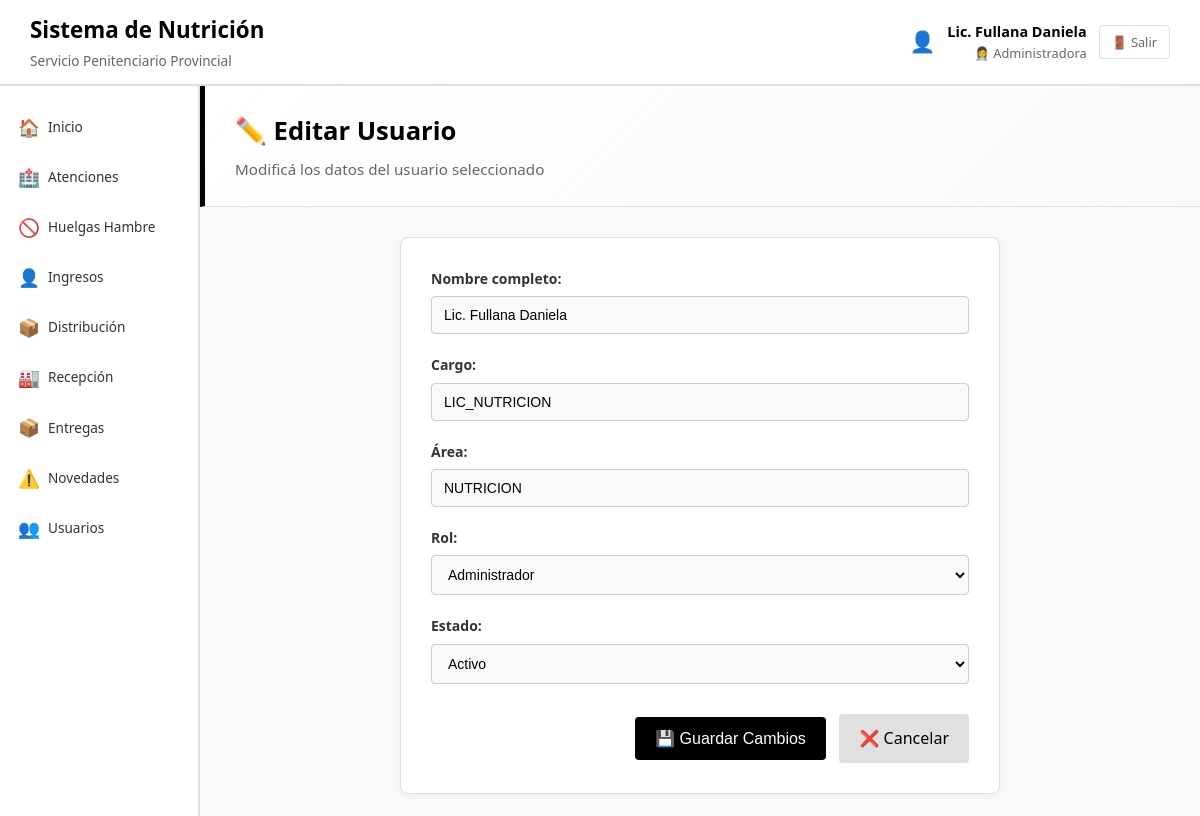
The app's page /users/editar.php?id=1 (signed in) with its own data.
### tables this page shows
CREATE TABLE IF NOT EXISTS usuarios (
    id_usuario INT AUTO_INCREMENT PRIMARY KEY,
    nombre_usuario VARCHAR(100) NOT NULL,
    cargo VARCHAR(50) NOT NULL,
    area VARCHAR(50) NOT NULL,
    permisos ENUM('ADMIN', 'NUTRICION', 'ADMINISTRATIVO', 'GUARDIA') NOT NULL,
    fecha_alta DATE NOT NULL,
    usuario_login VARCHAR(50) UNIQUE NOT NULL,
    password_hash VARCHAR(255) NOT NULL,
    ultimo_acceso DATETIME NULL,
    estado VARCHAR(10) DEFAULT 'ACTIVO',
    fecha_creacion DATETIME DEFAULT CURRENT_TIMESTAMP
) COMMENT = 'Personal del área de nutrición - Datos Generales del Formulario';

### users/editar.php (the view, shortened to what this page needs)
<?php
require_once '../includes/conexion.php';
$id = intval($_GET['id']);
$usuario = mysqli_fetch_assoc(mysqli_query($conexion, "SELECT * FROM usuarios WHERE id_usuario = $id"));
include '../includes/header.php';
?>
<div class="dashboard-header admin-header">
    <h1>✏️ Editar Usuario</h1>
    <p>Modificá los datos del usuario seleccionado</p>
</div>
<div class="form-container">
    <form method="POST">
        <div class="form-group">
            <label>Nombre completo:</label>
            <input type="text" name="nombre_usuario" value="<?= htmlspecialchars($usuario['nombre_usuario']) ?>" required>
        </div>
        <div class="form-group">
            <label>Cargo:</label>
            <input type="text" name="cargo" value="<?= htmlspecialchars($usuario['cargo']) ?>" required>
        </div>
        <div class="form-group">
            <label>Área:</label>
            <input type="text" name="area" value="<?= htmlspecialchars($usuario['area']) ?>" required>
        </div>
        <div class="form-group">
            <label>Rol:</label>
            <select name="permisos" required>
                <option value="ADMIN" <?= $usuario['permisos'] === 'ADMIN' ? 'selected' : '' ?>>Administrador</option>
            </select>
        </div>
        <div class="form-group">
            <label>Estado:</label>
            <select name="estado" required>
                <option value="ACTIVO" <?= $usuario['estado'] === 'ACTIVO' ? 'selected' : '' ?>>Activo</option>
            </select>
        </div>
        <div class="form-actions">
            <button type="submit" class="btn-save">💾 Guardar Cambios</button>
            <a href="index.php" class="btn-cancel">❌ Cancelar</a>
        </div>
    </form>
</div>
<?php include '../includes/footer.php'; ?>

### assets/css/style.css (style rules this page uses)
.admin-header { background: linear-gradient(135deg, #e3f2fd 0%, #bbdefb 100%); border-left: 4px solid #1976d2; }
* { margin: 0; padding: 0; box-sizing: border-box; }
body { font-family: 'Segoe UI', Tahoma, Geneva, Verdana, sans-serif; background-color: #ffffff; color: #000000; line-height: 1.6; font-size: 14px; }
.dashboard-header { background: #ffffff; padding: 25px 30px; border-bottom: 1px solid #e0e0e0; margin-bottom: 0; }
.dashboard-header h1 { color: #000000; font-size: 1.6rem; margin-bottom: 5px; font-weight: 700; }
.dashboard-header p { color: #666; font-size: 0.95rem; margin: 0; font-weight: 500; }
.admin-header { border-left: 5px solid #000000; background: linear-gradient(135deg, #ffffff 0%, #f8f9fa 100%); }

### includes/header.php (style rules this page uses)
body { margin: 0; padding: 0; background-color: #f8f9fa; }
html, body { height: 100%; }

### users/editar.php (style rules this page uses)
.form-container { max-width: 600px; margin: 30px auto; background: #ffffff; border: 1px solid #e0e0e0; border-radius: 8px; padding: 30px; box-shadow: 0 2px 8px rgba(0,0,0,0.05); }
.form-group { margin-bottom: 20px; }
.form-group label { display: block; margin-bottom: 6px; font-weight: 600; color: #333; }
.form-group input, .form-group select { width: 100%; padding: 10px 12px; border: 1px solid #ccc; border-radius: 4px; font-size: 14px; background-color: #f9f9f9; transition: border-color 0.3s; }
.btn-save { background-color: #000; color: #fff; border: none; padding: 12px 20px; font-size: 16px; border-radius: 4px; cursor: pointer; transition: background-color 0.3s; }
.btn-cancel { background-color: #e0e0e0; color: #000; border: none; padding: 12px 20px; font-size: 16px; border-radius: 4px; cursor: pointer; margin-left: 10px; text-decoration: none; display: inline-block; }
.form-actions { text-align: right; margin-top: 30px; }

### records on screen
usuarios: nombre_usuario "Lic. Fullana Daniela", cargo "LIC_NUTRICION", area "NUTRICION", permisos "Administrador", estado "Activo"

### other values on screen
$nombreUsuario "Lic. Fullana Daniela"
$roleIcons[$rol] "👩‍⚕️ Administradora"
